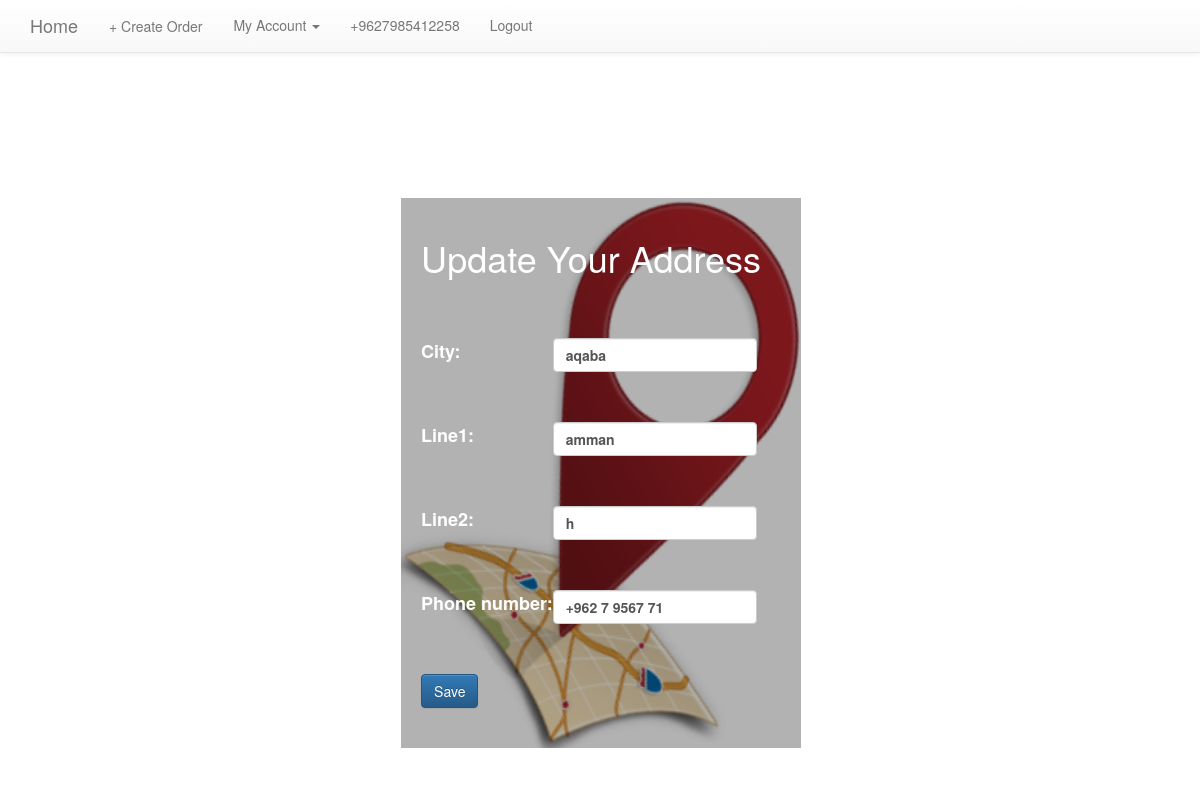
The page /u/address/11/update/ (signed in) on the database its author committed.
### basic_app/models.py (models this page shows, shortened)
class Address(models.Model):
    user = models.ForeignKey(User, on_delete=models.CASCADE, default="")
    city = models.CharField(max_length=255, blank=False, null=False)
    line1 = models.CharField(max_length=255, blank=False, null=False)
    line2 = models.CharField(max_length=255, blank=True, null=True)
    phone_number = models.CharField(max_length=14, blank=False, null=False)
    def __str__(self):
        return " City :" + self.city+" , " + "Line: "+self.line1

### basic_app/views.py (the view, shortened to what this page needs)
# urls.py: url(r'^address/(?P<pk>\d+)/update/$', views.AddressUpdateView.as_view(), name='address_update'),
class AddressUpdateView(LoginRequiredMixin, UpdateView):
    form_class = AddressForm
    model = Address

### basic_app/forms.py
class OrderForm(forms.ModelForm):
    class Meta:
        model = Order
        fields = ('quantity','delivery_date', 'billing_address')
        widgets = {
            'delivery_date': forms.DateInput(format=('%m/%d/%Y'),
                                             attrs={'class': 'form-control',
                                                    'type': 'date'}),
        }
    def __init__(self, user ,*args, **kwargs):
        super(OrderForm, self).__init__(*args, **kwargs)
        self.fields['quantity'].widget.attrs['class'] = 'form-control'
        self.fields['billing_address'].widget.attrs['class'] = 'form-control'
        self.fields['billing_address'].queryset = Address.objects.filter(user=user)

class AddressForm(forms.ModelForm):
    class Meta:
        model = Address
        fields = ('city', 'line1', 'line2', 'phone_number')
    def __init__(self, *args, **kwargs):
        super(AddressForm, self).__init__(*args, **kwargs)
        self.fields['city'].widget.attrs['class'] = 'form-control'
        self.fields['line1'].widget.attrs['class'] = 'form-control'
        self.fields['line2'].widget.attrs['class'] = 'form-control'
        self.fields['phone_number'].widget.attrs['class'] = 'form-control'

### basic_app/context_processors.py (called while the page is built)
def get_order_form(request):
        order_form = OrderForm(user=request.user.id)
        return {'order_form':order_form}

### templates/basic_app/address_form.html (shortened to what this page needs)
{% extends "basic_app/base.html" %}
{% block body_block %}
    <div class="row image-address-update">
        <div class="col-12 address-update">
        <h1>Update Your Address</h1>
            <form class="address-form" method="POST">
                <table>
                    {% for field in form %}
                        <tr>
                            <td>{{ field.label_tag }}</td>
                            <td>
                                {{ field }}
                            </td>
                        </tr>
                    {% endfor %}
                </table>
                <button type="submit" class='save btn btn-primary'style="margin-top: 50px">Save</button>
            </form>
        </div>
    </div>
{% endblock %}

### static/css/style.css (style rules this page uses)
table td { padding-top: 50px; }
.image-address-update { background-image: url('imageedit_5_2486477628.png'); height:600px; background-repeat: no-repeat; background-size: 50% 550px; margin-left: 33%; margin-top: 145px; z-index: -8; }
.address-update { background-color: rgba(0, 0, 0, 0.3); -webkit-background-color: rgba(0, 0, 0, 0.3); -moz-background-color: rgba(0, 0, 0, 0.3); -o-background-color: rgba(0, 0, 0, 0.3); background-size: cover; min-height: 550px; width: 50%; padding-top: 20px; padding-left: 20px; color: white; font-size: 18px; font-weight: bold; }

### rows shown on the page
Address: form "aqaba" "amman" "h" "+962 7 9567 71"

### other values the page prints
{{ field.label_tag }} "City:" "Line1:" "Line2:" "Phone number:"
